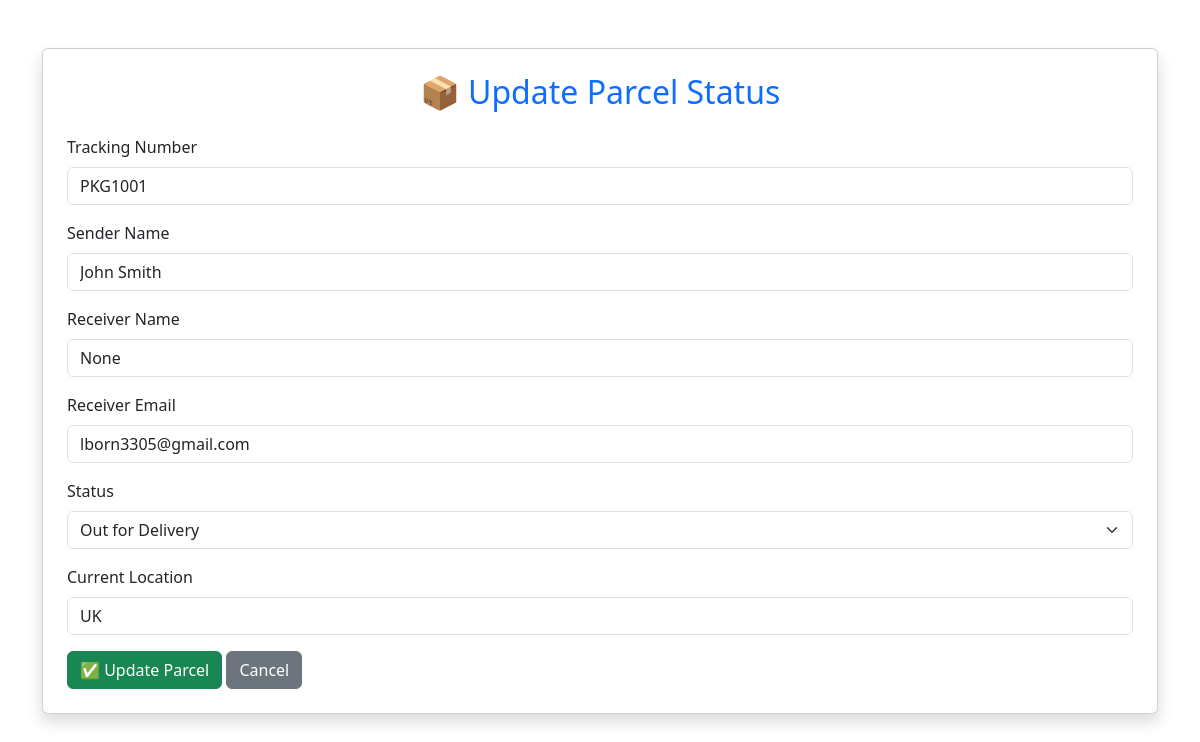
/admin/update/1 (signed in), run on the app's committed database.
### tables this page shows
CREATE TABLE parcels (
        id INTEGER PRIMARY KEY AUTOINCREMENT,
        tracking_number TEXT UNIQUE NOT NULL,
        sender_name TEXT,
        receiver_name TEXT,
        status TEXT,
        location TEXT,
        updated_at TEXT
    , receiver_email TEXT, parcel_image TEXT);

### app.py (the view, shortened to what this page needs)
@app.route("/admin/update/<int:parcel_id>", methods=["GET", "POST"])
def admin_update(parcel_id):
    if "admin" not in session:
        return redirect(url_for("login"))
    conn = sqlite3.connect("database/parcels.db")
    conn.row_factory = sqlite3.Row
    cursor = conn.cursor()
    cursor.execute(
        "SELECT * FROM parcels WHERE id=?",
        (parcel_id,)
    )
    parcel = cursor.fetchone()
    conn.close()
    return render_template(
        "admin_update.html",
        parcel=parcel
    )

### templates/admin_update.html (shortened to what this page needs)
<!DOCTYPE html>
<html lang="en">
<head>
    <link href="https://cdn.jsdelivr.net/npm/bootstrap@5.3.3/dist/css/bootstrap.min.css" rel="stylesheet">
</head>
<body>
<div class="container mt-5">
    <div class="card shadow p-4">
        <h2 class="text-center text-primary mb-4">
            📦 Update Parcel Status
        </h2>
        <form method="POST">
            <div class="mb-3">
                <label class="form-label">Tracking Number</label>
                <input type="text"
                       class="form-control"
                       value="{{ parcel.tracking_number }}"
                       readonly>
            </div>
            <div class="mb-3">
                <label class="form-label">Sender Name</label>
                <input type="text"
                       class="form-control"
                       name="sender_name"
                       value="{{ parcel.sender_name }}"
                       required>
            </div>
            <div class="mb-3">
                <label class="form-label">Receiver Name</label>
                <input type="text"
                       class="form-control"
                       name="receiver_name"
                       value="{{ parcel.receiver_name }}"
                       required>
            </div>
            <div class="mb-3">
                <label class="form-label">Receiver Email</label>
                <input type="email"
                       class="form-control"
                       name="receiver_email"
                       value="{{ parcel.receiver_email }}"
                       required>
            </div>
            <div class="mb-3">
                <label class="form-label">Status</label>
                <select class="form-select" name="status">
                    <option {% if parcel.status == "Out for Delivery" %}selected{% endif %}>Out for Delivery</option>
                </select>
            </div>
            <div class="mb-3">
                <label class="form-label">Current Location</label>
                <input type="text"
                       class="form-control"
                       name="location"
                       value="{{ parcel.location }}"
                       required>
            </div>
            <button type="submit" class="btn btn-success">
                ✅ Update Parcel
            </button>
            <a href="{{ url_for('admin_dashboard') }}" class="btn btn-secondary">
                Cancel
            </a>
        </form>
    </div>
</div>
</body>
</html>

### data on the page
parcels: tracking_number "PKG1001", sender_name "John Smith", receiver_name "None", receiver_email "lborn3305@gmail.com", status "Out for Delivery", location "UK"
